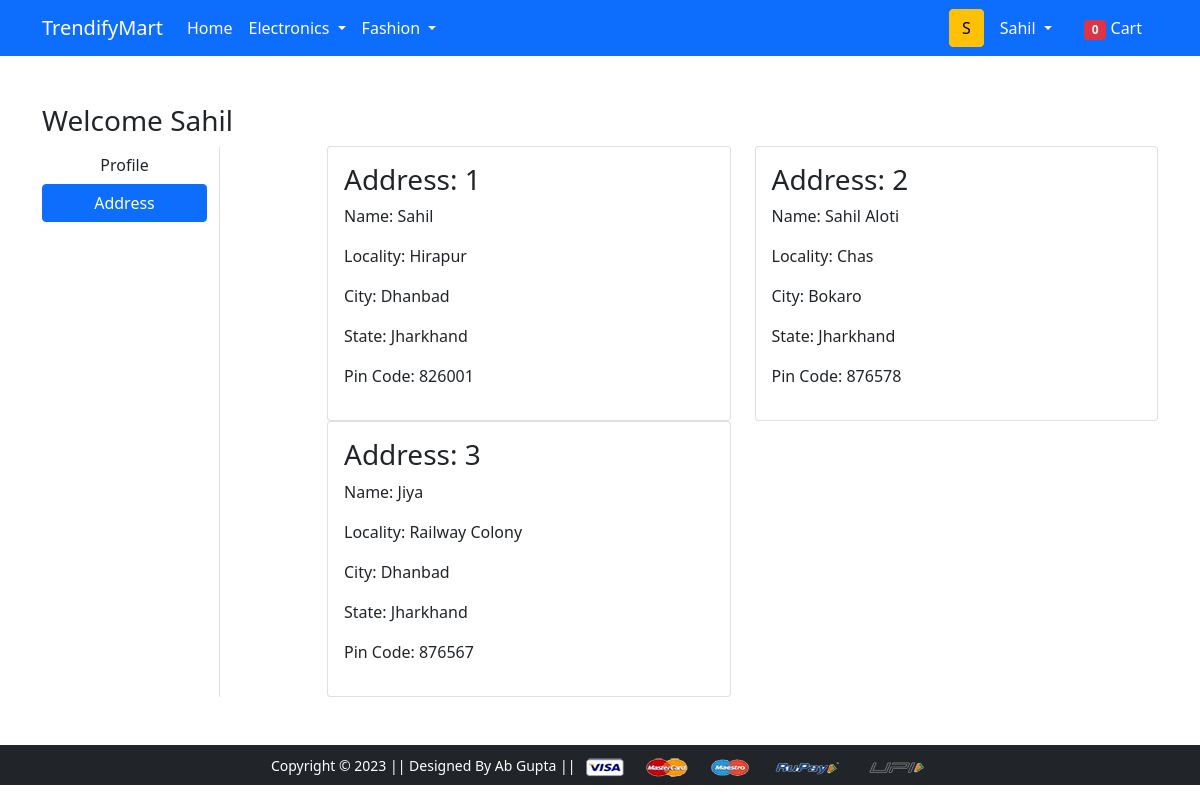
The page /address/ (signed in) on the database its author committed.
### app/models.py (models this page shows, shortened)
class Customer(models.Model):
 user = models.ForeignKey(User, on_delete=models.CASCADE)
 name = models.CharField(max_length=200)
 locality = models.CharField(max_length=200)
 city = models.CharField(max_length=50)
 zipcode = models.IntegerField()
 state = models.CharField(choices=STATE_CHOICES, max_length=50)

### app/views.py (the view)
# urls.py: path('address/', views.address, name='address'),
@login_required
def address(request):
	totalitem = 0
	if request.user.is_authenticated:
		totalitem = len(Cart.objects.filter(user=request.user))
	add = Customer.objects.filter(user=request.user)
	return render(request, 'app/address.html', {'add':add, 'active':'btn-primary', 'totalitem':totalitem})

### app/templates/app/address.html (shortened to what this page needs)
{% extends 'app/base.html' %}
{% load static %}
{% block main-content %}
<div class="container my-5">
 <div class="row">
 <h3>Welcome <span class="text-capitalize">{{request.user}}</span></h3>
  <div class="col-sm-2 border-end">
   <ul class="list-unstyled">
    <li class="d-grid"><a href="{% url 'profile' %}" class="btn">Profile</a></li>
    <li class="d-grid"><a href="{% url 'address' %}" class="btn {{active}}">Address</a></li>
   </ul>
  </div>
  <div class="col-sm-9 offset-sm-1">
   <div class="row">
    {% for ad in add %}
     <div class="col-sm-6">
     <div class="card">
      <div class="card-body">
       <h3>Address: {{ forloop.counter }}</h3>
       <p>Name: {{ad.name}}</p>
       <p>Locality: {{ad.locality}}</p>
       <p>City: {{ad.city}}</p>
       <p>State: {{ad.state}}</p>
       <p>Pin Code: {{ad.zipcode}}</p>
      </div>
     </div>
    </div>
    {% endfor %}
   </div>
  </div>
 </div>
</div>
{% endblock main-content %}

### app/templates/app/base.html (shortened to what this page needs)
<!doctype html>
{% load static %}
<html lang="en">
  <head>
    <link href="https://cdn.jsdelivr.net/npm/bootstrap@5.0.0-beta1/dist/css/bootstrap.min.css" rel="stylesheet">
    <link rel="stylesheet" href="{% static 'app/css/owl.carousel.min.css' %}">
    <link rel="stylesheet" href="{% static 'app/css/all.min.css' %}">
    <link rel="stylesheet" href="{% static 'app/css/style.css' %}">
  </head>
  <body>
    <nav class="navbar navbar-expand-lg navbar-dark bg-primary">
     <div class="container">
       <a class="navbar-brand" href="/">TrendifyMart</a>
       <div class="collapse navbar-collapse" id="navbarSupportedContent">
         <ul class="navbar-nav me-auto mb-2 mb-lg-0">
           <li class="nav-item">
             <a class="nav-link active" aria-current="page" href="/">Home</a>
           </li>
           <li class="nav-item dropdown">
             <a class="nav-link dropdown-toggle text-white" href="#" id="electronicsDropdown" role="button" data-bs-toggle="dropdown" aria-expanded="false">
               Electronics
             </a>
           </li>
           <li class="nav-item dropdown">
             <a class="nav-link dropdown-toggle text-white" href="#" id="fashionDropdown" role="button" data-bs-toggle="dropdown" aria-expanded="false">
               Fashion
             </a>
           </li>
         </ul>
         <form class="d-flex">
           <button class="btn btn-warning" type="submit">{{ request.user.username.0 |capfirst}}</button>
         </form>
         <div>
          <ul class="navbar-nav me-auto mb-2 mb-lg-0">
          {% if request.user.is_authenticated %}
           <li class="nav-item dropdown mx-2">
              <a class="nav-link dropdown-toggle text-white" href="#" id="profileDropdown" role="button" data-bs-toggle="dropdown" aria-expanded="false">
                {{request.user.username|capfirst}}
              </a>
            </li>
            <li class="nav-item mx-2">
              <a href="{% url 'showcart' %}" class="nav-link text-white"><span class="badge bg-danger">{{totalitem}}</span> Cart </a>
            </li>
            {% endif %}
          </ul>
         </div>
       </div>
     </div>
    </nav>
    {% block main-content %} {% endblock main-content %}
    <footer class="container-fluid bg-dark text-center p-2 mt-5">
        <small class="text-white">Copyright &copy; 2023 || Designed By Ab Gupta || </small>
        <img src="{% static 'app/images/payment.png' %}" alt="" srcset="" class="img-fluid" height="2px">
    </footer>
  </body>
</html>

### rows shown on the page
Customer: name "Sahil", locality "Hirapur", city "Dhanbad", state "Jharkhand", zipcode "826001"
Customer: name "Sahil Aloti", locality "Chas", city "Bokaro", state "Jharkhand", zipcode "876578"
Customer: name "Jiya", locality "Railway Colony", city "Dhanbad", state "Jharkhand", zipcode "876567"

### other values the page prints
{{ request.user.username.0 |capfirst }} "S"
{{ request.user.username|capfirst }} "Sahil"
{{ totalitem }} "0"
{{ request.user }} "Sahil"
